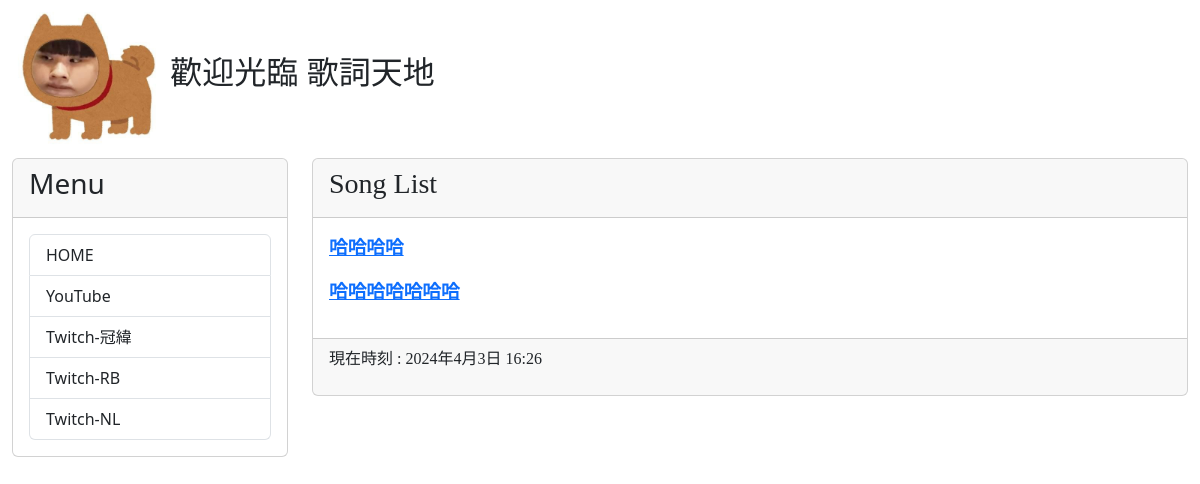
Before: / with the older database file.
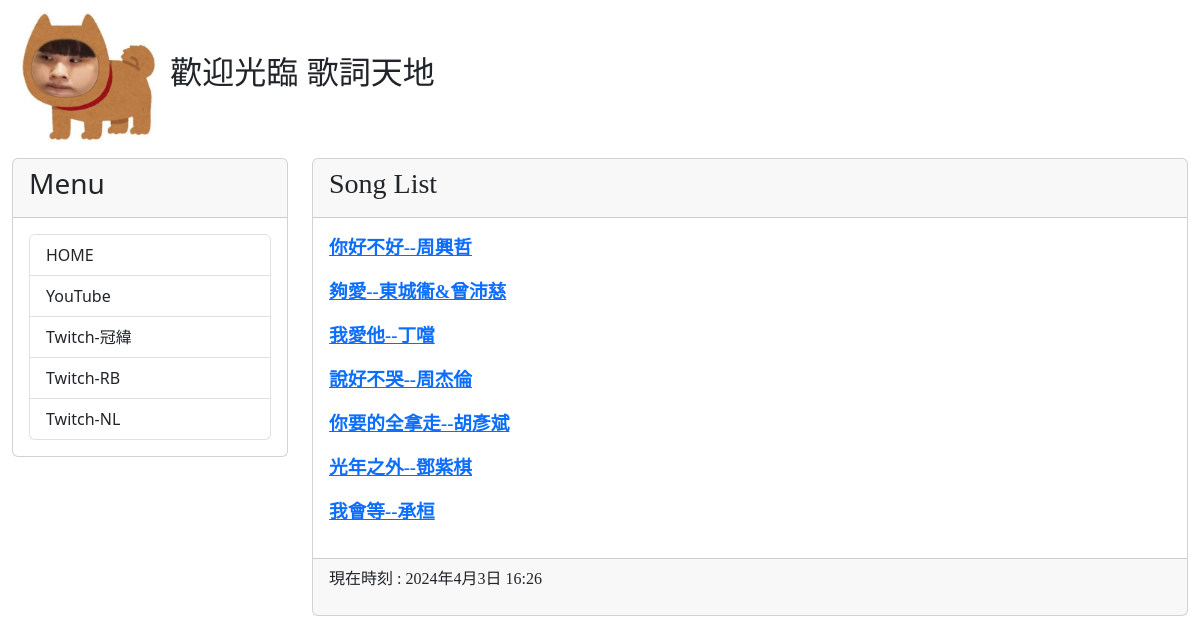
After: the same page with the newer database file.
### mysite/models.py (models this page shows, shortened)
class Post(models.Model) :
    title = models.CharField(max_length = 200)
    slug = models.CharField(max_length = 200)
    body = models.TextField()
    pub_date = models.DateTimeField(auto_now_add = True)
    class Meta :
        ordering = ('-pub_date',)

### mysite/views.py (the view)
# urls.py: path('',homepage),
def homepage(request) :
    posts = Post.objects.all()
    now = datetime.now()
    return render(request, 'index.html', locals())

### templates/index.html (shortened to what this page needs)
{% extends 'base.html' %}
{% block headmessage %}
    <h3 style='font-family:標楷體;'> Song List </h3>
{% endblock %}
{% block content %}
    {% for post in posts %}
        <p style='font-family:微軟正黑體;font-size:14pt;font-weight:bold;'>
            <a href='/post/{{post.slug}}'>{{ post.title }}</a>
        </p>
    {% endfor %}
{% endblock %}

### templates/base.html (shortened to what this page needs)
<!DOCTYPE>
<html>
<head>
    <link href="https://cdn.jsdelivr.net/npm/bootstrap@5.3.3/dist/css/bootstrap.min.css"
    rel="stylesheet"
>
</head>
<body>
   <div class="container-fluid">
        {% include 'header.html' %}
        <div class="row">
            <div class="col-sm-3 col-md-3">
                <div class="card">
                    <div class="card-header">
                        <h3>Menu</h3>
                    </div>
                    <div class="card-body">
                        <div class='list-group'>
                            <a href='/' class='list-group-item'>HOME</a>
                            <a href='https://www.youtube.com/' class='list-group-item'>YouTube</a>
                            <a href='https://www.twitch.tv/guanweiboy' class='list-group-item'>Twitch-冠緯</a>
                            <a href='https://www.twitch.tv/bbbb87' class='list-group-item'>Twitch-RB</a>
                            <a href='https://www.twitch.tv/never_loses' class='list-group-item'>Twitch-NL</a>
                        </div>
                    </div>
                </div>
            </div>
            <div class="col-sm-9 col-md-9">
                <div class="card">
                    <div class="card-header">
                        {% block headmessage %}
                        {% endblock %}
                    </div>
                    <div class="card-body">
                        {% block content %} {% endblock %}
                    </div>
                    <div class="card-footer">
                        {% include 'footer.html' %}
                    </div>
                </div>
            </div>
</body>
</html>

### templates/header.html
{% load static %}
<h2><img src="{% static 'image/logo.png' %}" width="150">
歡迎光臨 歌詞天地</h2>

### templates/footer.html
{% block footer %}
    {% if now %}
    <p style='font-family:微軟正黑體;'>現在時刻 : {{ now }}</p>
    {% else %}
    <p style='font-family:微軟正黑體;'>本文內容取自網路，如有侵權自行告知...</p>
    {% endif %}
{% endblock %}

Changed rows visible on the page:
added Post: title "你好不好--周興哲"
added Post: title "夠愛--東城衞&曾沛慈"
added Post: title "我愛他--丁噹"
added Post: title "說好不哭--周杰倫"
added Post: title "你要的全拿走--胡彥斌"
changed Post: title "哈哈哈哈" → "光年之外--鄧紫棋"
changed Post: title "哈哈哈哈哈哈哈" → "我會等--承桓"
